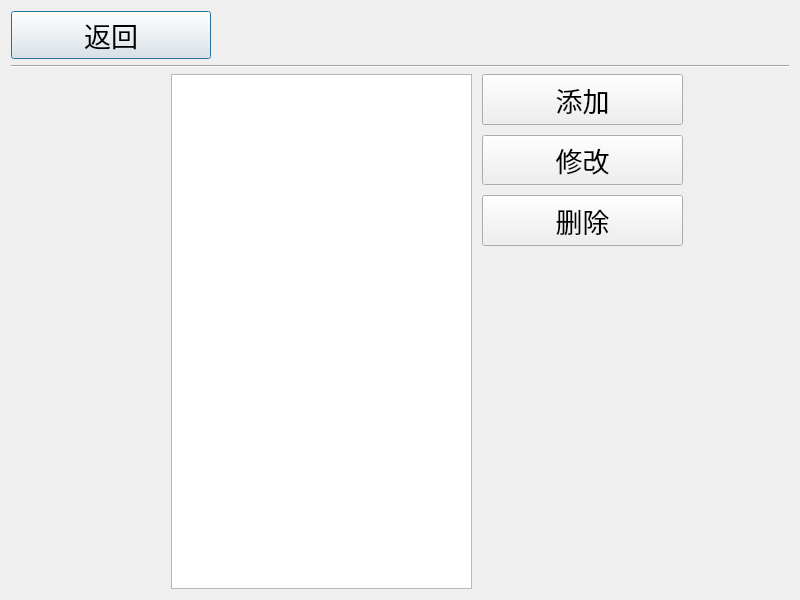
<?xml version="1.0" encoding="UTF-8"?>
<ui version="4.0">
 <class>DepartManage</class>
 <widget class="QDialog" name="DepartManage">
  <property name="geometry">
   <rect>
    <x>0</x>
    <y>0</y>
    <width>800</width>
    <height>600</height>
   </rect>
  </property>
  <property name="font">
   <font>
    <pointsize>21</pointsize>
   </font>
  </property>
  <property name="windowTitle">
   <string>Dialog</string>
  </property>
  <property name="autoFillBackground">
   <bool>true</bool>
  </property>
  <property name="styleSheet">
   <string notr="true">color:rgb(0, 0, 0)</string>
  </property>
  <layout class="QGridLayout" name="gridLayout_3" columnstretch="3,10,0">
   <item row="0" column="0" colspan="3">
    <layout class="QGridLayout" name="gridLayout" columnminimumwidth="200,0">
     <item row="0" column="1">
      <spacer name="horizontalSpacer_3">
       <property name="orientation">
        <enum>Qt::Horizontal</enum>
       </property>
       <property name="sizeHint" stdset="0">
        <size>
         <width>528</width>
         <height>20</height>
        </size>
       </property>
      </spacer>
     </item>
     <item row="0" column="0">
      <widget class="QPushButton" name="btnBack">
       <property name="sizePolicy">
        <sizepolicy hsizetype="Preferred" vsizetype="Preferred">
         <horstretch>0</horstretch>
         <verstretch>0</verstretch>
        </sizepolicy>
       </property>
       <property name="font">
        <font>
         <pointsize>20</pointsize>
        </font>
       </property>
       <property name="text">
        <string>返回</string>
       </property>
       <property name="icon">
        <iconset resource="tx2_iris.qrc">
         <normaloff>:/image/返回.png</normaloff>:/image/返回.png</iconset>
       </property>
       <property name="iconSize">
        <size>
         <width>40</width>
         <height>40</height>
        </size>
       </property>
      </widget>
     </item>
    </layout>
   </item>
   <item row="1" column="0" colspan="3">
    <widget class="Line" name="line">
     <property name="orientation">
      <enum>Qt::Horizontal</enum>
     </property>
    </widget>
   </item>
   <item row="2" column="0">
    <spacer name="horizontalSpacer_4">
     <property name="orientation">
      <enum>Qt::Horizontal</enum>
     </property>
     <property name="sizeHint" stdset="0">
      <size>
       <width>151</width>
       <height>88</height>
      </size>
     </property>
    </spacer>
   </item>
   <item row="2" column="1">
    <layout class="QGridLayout" name="gridLayout_2" rowstretch="5,10" columnstretch="3,2">
     <property name="bottomMargin">
      <number>0</number>
     </property>
     <property name="horizontalSpacing">
      <number>10</number>
     </property>
     <property name="verticalSpacing">
      <number>3</number>
     </property>
     <item row="0" column="1">
      <layout class="QVBoxLayout" name="verticalLayout">
       <property name="spacing">
        <number>10</number>
       </property>
       <item>
        <widget class="QPushButton" name="btnAdd">
         <property name="sizePolicy">
          <sizepolicy hsizetype="Preferred" vsizetype="Preferred">
           <horstretch>0</horstretch>
           <verstretch>0</verstretch>
          </sizepolicy>
         </property>
         <property name="font">
          <font>
           <pointsize>20</pointsize>
          </font>
         </property>
         <property name="text">
          <string>添加</string>
         </property>
         <property name="icon">
          <iconset resource="tx2_iris.qrc">
           <normaloff>:/image/添加.png</normaloff>:/image/添加.png</iconset>
         </property>
         <property name="iconSize">
          <size>
           <width>35</width>
           <height>35</height>
          </size>
         </property>
        </widget>
       </item>
       <item>
        <widget class="QPushButton" name="btnEdit">
         <property name="sizePolicy">
          <sizepolicy hsizetype="Preferred" vsizetype="Preferred">
           <horstretch>0</horstretch>
           <verstretch>0</verstretch>
          </sizepolicy>
         </property>
         <property name="font">
          <font>
           <pointsize>20</pointsize>
          </font>
         </property>
         <property name="text">
          <string>修改</string>
         </property>
         <property name="icon">
          <iconset resource="tx2_iris.qrc">
           <normaloff>:/image/修改.png</normaloff>:/image/修改.png</iconset>
         </property>
         <property name="iconSize">
          <size>
           <width>42</width>
           <height>43</height>
          </size>
         </property>
        </widget>
       </item>
       <item>
        <widget class="QPushButton" name="btnDelete">
         <property name="sizePolicy">
          <sizepolicy hsizetype="Preferred" vsizetype="Preferred">
           <horstretch>0</horstretch>
           <verstretch>0</verstretch>
          </sizepolicy>
         </property>
         <property name="font">
          <font>
           <pointsize>20</pointsize>
          </font>
         </property>
         <property name="text">
          <string>删除</string>
         </property>
         <property name="icon">
          <iconset resource="tx2_iris.qrc">
           <normaloff>:/image/删  除.png</normaloff>:/image/删  除.png</iconset>
         </property>
         <property name="iconSize">
          <size>
           <width>35</width>
           <height>35</height>
          </size>
         </property>
        </widget>
       </item>
      </layout>
     </item>
     <item row="1" column="1">
      <spacer name="verticalSpacer">
       <property name="orientation">
        <enum>Qt::Vertical</enum>
       </property>
       <property name="sizeHint" stdset="0">
        <size>
         <width>102</width>
         <height>258</height>
        </size>
       </property>
      </spacer>
     </item>
     <item row="0" column="0" rowspan="2">
      <widget class="QTableView" name="tbvDepart">
       <property name="font">
        <font>
         <pointsize>18</pointsize>
        </font>
       </property>
       <property name="editTriggers">
        <set>QAbstractItemView::NoEditTriggers</set>
       </property>
       <property name="showGrid">
        <bool>false</bool>
       </property>
       <attribute name="horizontalHeaderVisible">
        <bool>false</bool>
       </attribute>
       <attribute name="horizontalHeaderDefaultSectionSize">
        <number>35</number>
       </attribute>
       <attribute name="horizontalHeaderMinimumSectionSize">
        <number>35</number>
       </attribute>
       <attribute name="horizontalHeaderStretchLastSection">
        <bool>true</bool>
       </attribute>
       <attribute name="verticalHeaderVisible">
        <bool>false</bool>
       </attribute>
      </widget>
     </item>
    </layout>
   </item>
   <item row="2" column="2">
    <spacer name="horizontalSpacer">
     <property name="orientation">
      <enum>Qt::Horizontal</enum>
     </property>
     <property name="sizeHint" stdset="0">
      <size>
       <width>100</width>
       <height>151</height>
      </size>
     </property>
    </spacer>
   </item>
  </layout>
 </widget>
 <tabstops>
  <tabstop>btnAdd</tabstop>
  <tabstop>btnEdit</tabstop>
  <tabstop>btnDelete</tabstop>
  <tabstop>btnBack</tabstop>
 </tabstops>
 <resources>
  <include location="tx2_iris.qrc"/>
 </resources>
 <connections/>
</ui>
